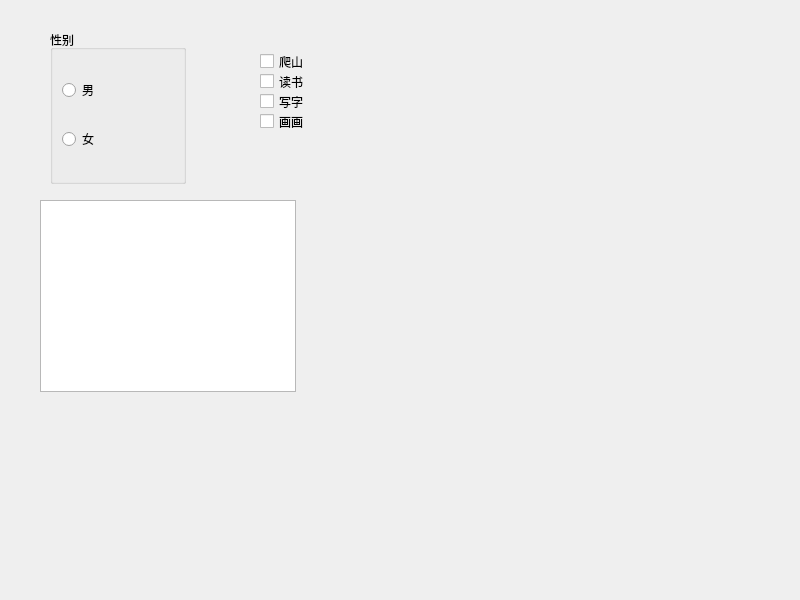
<?xml version="1.0" encoding="UTF-8"?>
<ui version="4.0">
 <class>Widget</class>
 <widget class="QWidget" name="Widget">
  <property name="geometry">
   <rect>
    <x>0</x>
    <y>0</y>
    <width>800</width>
    <height>600</height>
   </rect>
  </property>
  <property name="windowTitle">
   <string>Widget</string>
  </property>
  <widget class="QGroupBox" name="groupBox">
   <property name="geometry">
    <rect>
     <x>50</x>
     <y>30</y>
     <width>136</width>
     <height>154</height>
    </rect>
   </property>
   <property name="title">
    <string>性别</string>
   </property>
   <layout class="QVBoxLayout" name="verticalLayout">
    <item>
     <widget class="QRadioButton" name="radioButton_8">
      <property name="text">
       <string>男</string>
      </property>
     </widget>
    </item>
    <item>
     <widget class="QRadioButton" name="radioButton_6">
      <property name="text">
       <string>女</string>
      </property>
     </widget>
    </item>
   </layout>
  </widget>
  <widget class="QCheckBox" name="checkBox">
   <property name="geometry">
    <rect>
     <x>260</x>
     <y>50</y>
     <width>92</width>
     <height>23</height>
    </rect>
   </property>
   <property name="text">
    <string>爬山</string>
   </property>
  </widget>
  <widget class="QCheckBox" name="checkBox_2">
   <property name="geometry">
    <rect>
     <x>260</x>
     <y>70</y>
     <width>92</width>
     <height>23</height>
    </rect>
   </property>
   <property name="text">
    <string>读书</string>
   </property>
  </widget>
  <widget class="QCheckBox" name="checkBox_3">
   <property name="geometry">
    <rect>
     <x>260</x>
     <y>90</y>
     <width>92</width>
     <height>23</height>
    </rect>
   </property>
   <property name="text">
    <string>写字</string>
   </property>
  </widget>
  <widget class="QCheckBox" name="checkBox_4">
   <property name="geometry">
    <rect>
     <x>260</x>
     <y>110</y>
     <width>92</width>
     <height>23</height>
    </rect>
   </property>
   <property name="text">
    <string>画画</string>
   </property>
  </widget>
  <widget class="QListWidget" name="listWidget">
   <property name="geometry">
    <rect>
     <x>40</x>
     <y>200</y>
     <width>256</width>
     <height>192</height>
    </rect>
   </property>
  </widget>
 </widget>
 <resources/>
 <connections/>
</ui>
